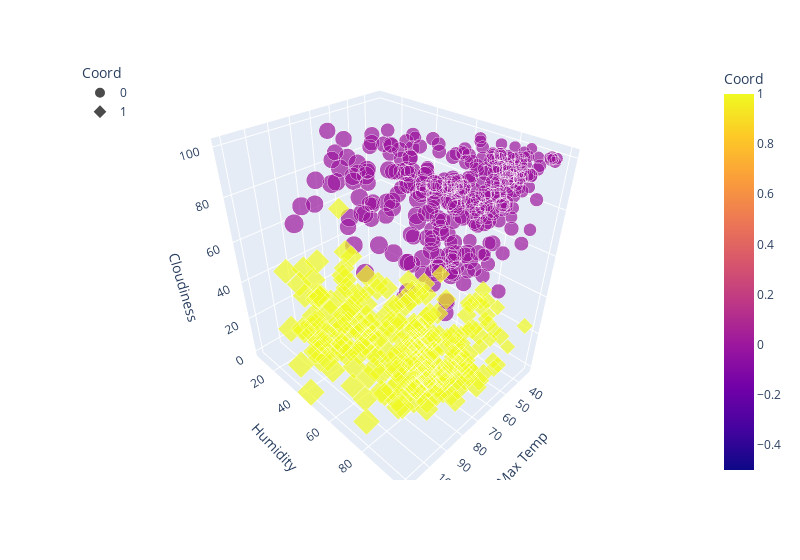

The code cell stored with this chart in its notebook:
### Code cell
# Plotting the clusters with three features
fig = px.scatter_3d(new_city_df, x="Max Temp", y="Humidity", z="Cloudiness", color="Coord", symbol="Coord", size="Max Temp",width=800)
fig.update_layout(legend=dict(x=0,y=1))
fig.show()

### Figure 1 — Plotly figure (JSON) as saved in the notebook; plotly's stock layout.template omitted (floating-point values rounded to 4 significant figures; data arrays with more than 128 entries replaced by an {"elided": "..."} marker saying what was removed)
{"data": [{"hovertemplate": "Coord=%{marker.color}<br>Max Temp=%{marker.size}<br>Humidity=%{y}<br>Cloudiness=%{z}<extra></extra>", "legendgroup": "0", "marker": {"color": {"elided": "327 int values"}, "coloraxis": "coloraxis", "size": {"elided": "327 float values"}, "sizemode": "area", "sizeref": 0.2774, "symbol": "circle"}, "mode": "markers", "name": "0", "scene": "scene", "showlegend": true, "type": "scatter3d", "x": {"elided": "327 float values"}, "y": {"elided": "327 int values"}, "z": {"elided": "327 int values"}}, {"hovertemplate": "Coord=%{marker.color}<br>Max Temp=%{marker.size}<br>Humidity=%{y}<br>Cloudiness=%{z}<extra></extra>", "legendgroup": "1", "marker": {"color": {"elided": "254 int values"}, "coloraxis": "coloraxis", "size": {"elided": "254 float values"}, "sizemode": "area", "sizeref": 0.2774, "symbol": "diamond"}, "mode": "markers", "name": "1", "scene": "scene", "showlegend": true, "type": "scatter3d", "x": {"elided": "254 float values"}, "y": {"elided": "254 int values"}, "z": {"elided": "254 int values"}}], "layout": {"coloraxis": {"colorbar": {"title": {"text": "Coord"}}, "colorscale": [[0, "#0d0887"], [0.1111, "#46039f"], [0.2222, "#7201a8"], [0.3333, "#9c179e"], [0.4444, "#bd3786"], [0.5556, "#d8576b"], [0.6667, "#ed7953"], [0.7778, "#fb9f3a"], [0.8889, "#fdca26"], [1, "#f0f921"]]}, "legend": {"itemsizing": "constant", "title": {"text": "Coord"}, "tracegroupgap": 0, "x": 0, "y": 1}, "margin": {"t": 60}, "scene": {"domain": {"x": [0, 1], "y": [0, 1]}, "xaxis": {"title": {"text": "Max Temp"}}, "yaxis": {"title": {"text": "Humidity"}}, "zaxis": {"title": {"text": "Cloudiness"}}}, "width": 800}}
